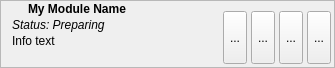
<?xml version="1.0" encoding="UTF-8"?>
<ui version="4.0">
 <class>ModuleIndicator</class>
 <widget class="QFrame" name="ModuleIndicator">
  <property name="geometry">
   <rect>
    <x>0</x>
    <y>0</y>
    <width>335</width>
    <height>68</height>
   </rect>
  </property>
  <property name="minimumSize">
   <size>
    <width>200</width>
    <height>68</height>
   </size>
  </property>
  <property name="maximumSize">
   <size>
    <width>16777215</width>
    <height>90</height>
   </size>
  </property>
  <property name="windowTitle">
   <string>Form</string>
  </property>
  <property name="frameShape">
   <enum>QFrame::StyledPanel</enum>
  </property>
  <property name="frameShadow">
   <enum>QFrame::Raised</enum>
  </property>
  <property name="lineWidth">
   <number>3</number>
  </property>
  <property name="midLineWidth">
   <number>3</number>
  </property>
  <layout class="QHBoxLayout" name="horizontalLayout_3">
   <property name="spacing">
    <number>1</number>
   </property>
   <property name="leftMargin">
    <number>1</number>
   </property>
   <property name="topMargin">
    <number>1</number>
   </property>
   <property name="rightMargin">
    <number>1</number>
   </property>
   <property name="bottomMargin">
    <number>1</number>
   </property>
   <item>
    <widget class="QLabel" name="moduleImage">
     <property name="text">
      <string/>
     </property>
     <property name="pixmap">
      <pixmap resource="../data/resources.qrc">:/module/generic</pixmap>
     </property>
    </widget>
   </item>
   <item>
    <widget class="QWidget" name="widget_2" native="true">
     <layout class="QVBoxLayout" name="verticalLayout">
      <property name="spacing">
       <number>2</number>
      </property>
      <property name="leftMargin">
       <number>2</number>
      </property>
      <property name="topMargin">
       <number>0</number>
      </property>
      <property name="rightMargin">
       <number>2</number>
      </property>
      <property name="bottomMargin">
       <number>0</number>
      </property>
      <item>
       <widget class="QWidget" name="widget" native="true">
        <layout class="QHBoxLayout" name="horizontalLayout">
         <property name="spacing">
          <number>6</number>
         </property>
         <property name="leftMargin">
          <number>0</number>
         </property>
         <property name="topMargin">
          <number>0</number>
         </property>
         <property name="rightMargin">
          <number>0</number>
         </property>
         <property name="bottomMargin">
          <number>0</number>
         </property>
         <item>
          <widget class="QLabel" name="statusImage">
           <property name="sizePolicy">
            <sizepolicy hsizetype="Fixed" vsizetype="Preferred">
             <horstretch>0</horstretch>
             <verstretch>0</verstretch>
            </sizepolicy>
           </property>
           <property name="minimumSize">
            <size>
             <width>10</width>
             <height>10</height>
            </size>
           </property>
           <property name="text">
            <string/>
           </property>
           <property name="pixmap">
            <pixmap resource="../data/resources.qrc">:/status/preparing</pixmap>
           </property>
          </widget>
         </item>
         <item>
          <widget class="QLabel" name="moduleNameLabel">
           <property name="font">
            <font>
             <weight>75</weight>
             <bold>true</bold>
            </font>
           </property>
           <property name="text">
            <string>My Module Name</string>
           </property>
          </widget>
         </item>
        </layout>
       </widget>
      </item>
      <item>
       <widget class="QLabel" name="statusLabel">
        <property name="font">
         <font>
          <italic>true</italic>
         </font>
        </property>
        <property name="text">
         <string>Status: Preparing</string>
        </property>
       </widget>
      </item>
      <item>
       <spacer name="verticalSpacer">
        <property name="orientation">
         <enum>Qt::Vertical</enum>
        </property>
        <property name="sizeHint" stdset="0">
         <size>
          <width>0</width>
          <height>0</height>
         </size>
        </property>
       </spacer>
      </item>
      <item>
       <widget class="QLabel" name="infoLabel">
        <property name="text">
         <string>Info text</string>
        </property>
       </widget>
      </item>
      <item>
       <spacer name="verticalSpacer_2">
        <property name="orientation">
         <enum>Qt::Vertical</enum>
        </property>
        <property name="sizeHint" stdset="0">
         <size>
          <width>20</width>
          <height>40</height>
         </size>
        </property>
       </spacer>
      </item>
     </layout>
    </widget>
   </item>
   <item>
    <spacer name="horizontalSpacer">
     <property name="orientation">
      <enum>Qt::Horizontal</enum>
     </property>
     <property name="sizeHint" stdset="0">
      <size>
       <width>40</width>
       <height>20</height>
      </size>
     </property>
    </spacer>
   </item>
   <item>
    <widget class="QWidget" name="widget_3" native="true">
     <layout class="QHBoxLayout" name="horizontalLayout_2">
      <property name="spacing">
       <number>4</number>
      </property>
      <property name="leftMargin">
       <number>2</number>
      </property>
      <property name="rightMargin">
       <number>2</number>
      </property>
      <property name="bottomMargin">
       <number>2</number>
      </property>
      <item>
       <widget class="QToolButton" name="removeButton">
        <property name="sizePolicy">
         <sizepolicy hsizetype="Fixed" vsizetype="Preferred">
          <horstretch>0</horstretch>
          <verstretch>0</verstretch>
         </sizepolicy>
        </property>
        <property name="toolTip">
         <string>Delete this module</string>
        </property>
        <property name="text">
         <string>...</string>
        </property>
        <property name="icon">
         <iconset resource="../data/resources.qrc">
          <normaloff>:/icons/remove</normaloff>:/icons/remove</iconset>
        </property>
        <property name="iconSize">
         <size>
          <width>16</width>
          <height>16</height>
         </size>
        </property>
        <property name="autoRaise">
         <bool>false</bool>
        </property>
       </widget>
      </item>
      <item>
       <widget class="QToolButton" name="menuButton">
        <property name="sizePolicy">
         <sizepolicy hsizetype="Fixed" vsizetype="Preferred">
          <horstretch>0</horstretch>
          <verstretch>0</verstretch>
         </sizepolicy>
        </property>
        <property name="toolTip">
         <string>Module quick access menu</string>
        </property>
        <property name="text">
         <string>...</string>
        </property>
        <property name="icon">
         <iconset resource="../data/resources.qrc">
          <normaloff>:/icons/menu</normaloff>:/icons/menu</iconset>
        </property>
        <property name="iconSize">
         <size>
          <width>22</width>
          <height>22</height>
         </size>
        </property>
        <property name="popupMode">
         <enum>QToolButton::InstantPopup</enum>
        </property>
       </widget>
      </item>
      <item>
       <widget class="QToolButton" name="configButton">
        <property name="sizePolicy">
         <sizepolicy hsizetype="Fixed" vsizetype="Preferred">
          <horstretch>0</horstretch>
          <verstretch>0</verstretch>
         </sizepolicy>
        </property>
        <property name="toolTip">
         <string>Show/hide settings panels</string>
        </property>
        <property name="text">
         <string>...</string>
        </property>
        <property name="icon">
         <iconset resource="../data/resources.qrc">
          <normaloff>:/icons/settings</normaloff>:/icons/settings</iconset>
        </property>
        <property name="iconSize">
         <size>
          <width>22</width>
          <height>22</height>
         </size>
        </property>
       </widget>
      </item>
      <item>
       <widget class="QToolButton" name="showButton">
        <property name="sizePolicy">
         <sizepolicy hsizetype="Fixed" vsizetype="Preferred">
          <horstretch>0</horstretch>
          <verstretch>0</verstretch>
         </sizepolicy>
        </property>
        <property name="toolTip">
         <string>Show or hide display windows</string>
        </property>
        <property name="text">
         <string>...</string>
        </property>
        <property name="icon">
         <iconset resource="../data/resources.qrc">
          <normaloff>:/icons/show-module</normaloff>:/icons/show-module</iconset>
        </property>
        <property name="iconSize">
         <size>
          <width>22</width>
          <height>22</height>
         </size>
        </property>
       </widget>
      </item>
     </layout>
    </widget>
   </item>
  </layout>
 </widget>
 <resources>
  <include location="../data/resources.qrc"/>
 </resources>
 <connections/>
</ui>
